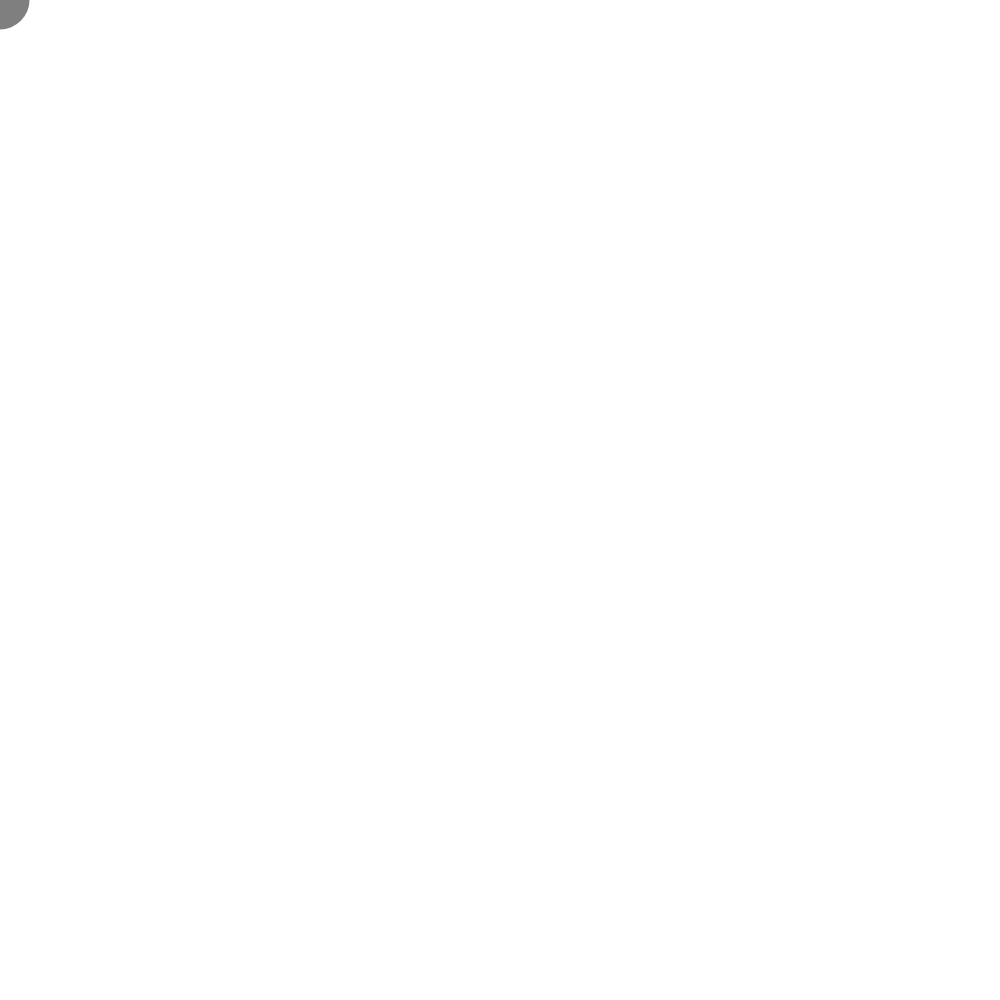
Frame 1 (no input)
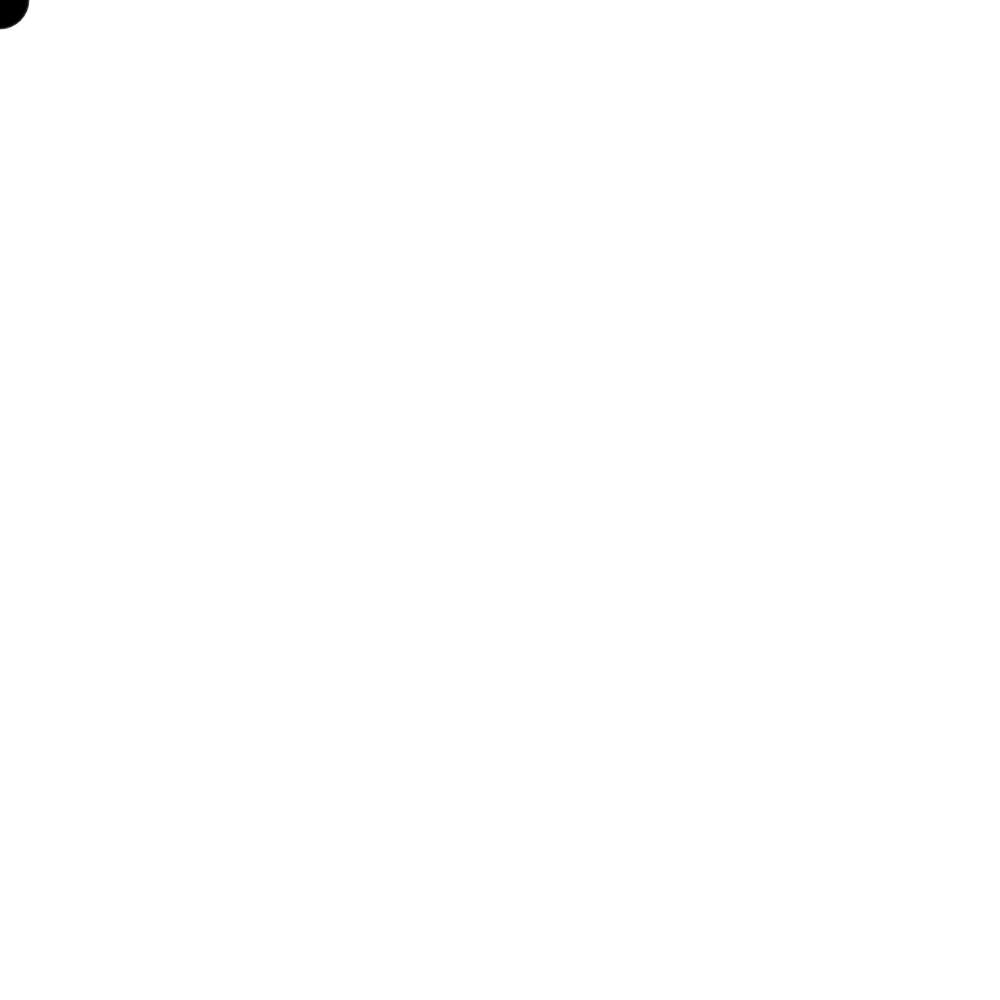
Frame 60 (no input)
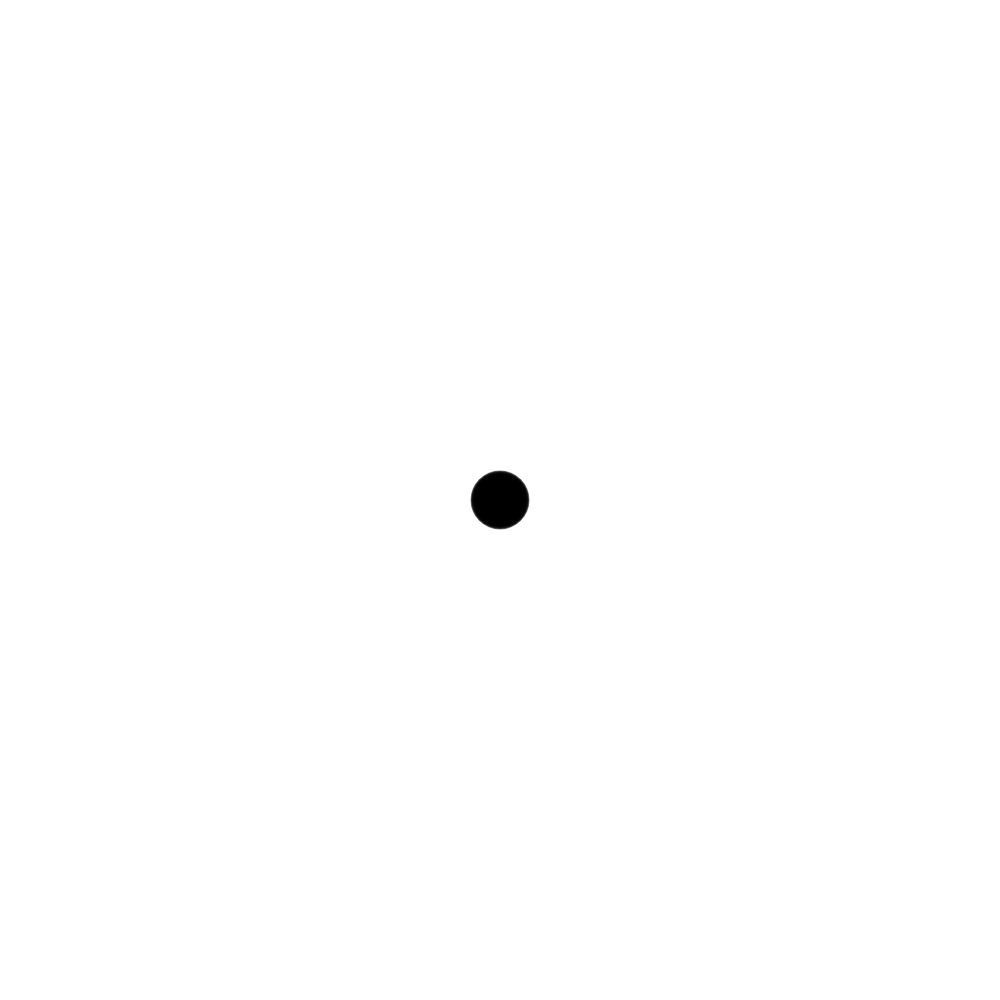
Frame 120 (the mouse pressed at the canvas centre since frame 60)

The p5.js sketch that drew these frames (run headless with seeded random() and noise() and a simulated clock; from frame 60 on, the mouse is pressed at the canvas centre):

// p5.js sketch
// ── sketch.js
var num = 60;
var mx = [];
var my = [];

function setup() {

  createCanvas(windowHeight, windowHeight);
  noStroke();
  fill('rgba(0,0,0, 0.5)');
  noCursor();

}

function draw() {

  background(255);

  var array_pos = (frameCount) % num;
  mx[array_pos] = mouseX;
  my[array_pos] = mouseY;


  for (var i = 0; i < num; i++) {
    var index = (array_pos + 1 + i) % num;
    ellipse(mx[index], my[index], i, i);
  }

}
